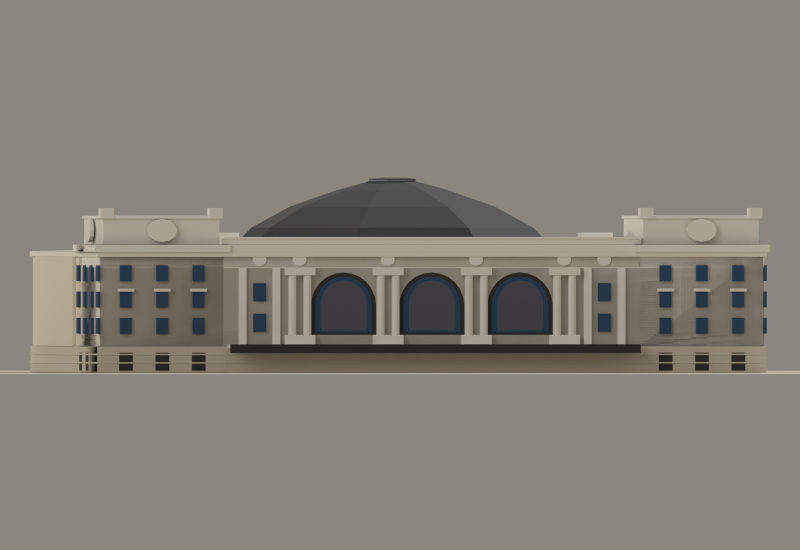
#> input picture artifacts/bill-graham-civic-auditorium/bill-graham-civic-auditorium-north.png, 1600 x 1100 px (shown at 1/2 size); its folder holds 5 pictures in this run
$ python make_contact_sheet.py
#> lines starting #> are read from the running program, lines starting #| are printed output that depends on the picture
"""Compose the review renders into bill-graham-civic-auditorium-contact-sheet.png."""

from pathlib import Path

from PIL import Image, ImageDraw, ImageFont

HERE = Path(__file__).resolve().parent
BG = (237, 227, 209)
INK = (58, 52, 44)


def _font(size=34):
#> called with size = 34
    for p in ("/usr/share/fonts/truetype/dejavu/DejaVuSans-Bold.ttf",
              "/System/Library/Fonts/Supplemental/Arial Bold.ttf",
              "/System/Library/Fonts/Helvetica.ttc"):
        try:
            return ImageFont.truetype(p, size)
        except OSError:
            continue
    return ImageFont.load_default()


FONT = _font()
VIEWS = ["north", "east", "south", "west", "top", "aerial", "night", "night-front"]
LABELS = {
    "north": "NORTH (Grove St arcade front)",
    "east": "EAST (Polk St pavilion)",
    "south": "SOUTH (rear)",
    "west": "WEST (Larkin St pavilion)",
    "top": "TOP (the octagonal dome)",
    "aerial": "AERIAL (app camera)",
    "night": "NIGHT (glow set)",
    "night-front": "NIGHT (arcade + marquee)",
}
COLS = 2
PAD = 40
LABEL_H = 56
CELL_W = 760


def load(view):
#> called with view = 'north'
    img = Image.open(HERE / f"bill-graham-civic-auditorium-{view}.png").convert("RGB")
    h = round(img.height * CELL_W / img.width)
#> h = 522
    return img.resize((CELL_W, h), Image.LANCZOS)
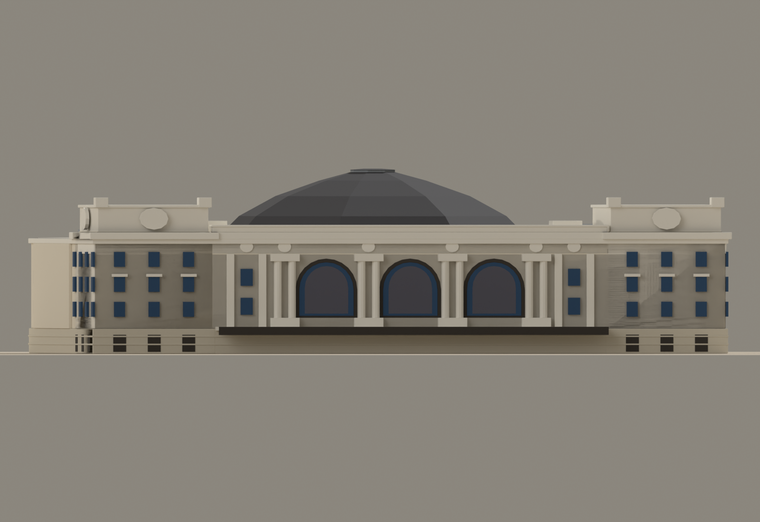
#> returned value: PIL image 760x522 RGB; mean R, G, B 132.5, 127.7, 118.6


def main():
    tiles = [load(v) for v in VIEWS]
    rows = [tiles[i : i + COLS] for i in range(0, len(tiles), COLS)]
    row_h = [LABEL_H + max(t.height for t in r) for r in rows]
    width = PAD + COLS * (CELL_W + PAD)
    height = PAD + sum(h + PAD for h in row_h)
    sheet = Image.new("RGB", (width, height), BG)
    draw = ImageDraw.Draw(sheet)

    y = PAD
    for ri, row in enumerate(rows):
        for ci, tile in enumerate(row):
            cx = PAD + ci * (CELL_W + PAD) + CELL_W // 2
            label = LABELS[VIEWS[ri * COLS + ci]]
            draw.text((cx, y + LABEL_H // 2), label, font=FONT, fill=INK, anchor="mm")
            sheet.paste(tile, (cx - tile.width // 2, y + LABEL_H))
        y += row_h[ri] + PAD

    out = HERE / "bill-graham-civic-auditorium-contact-sheet.png"
    sheet.save(out)
    print(f"[contact-sheet] {out}")


if __name__ == "__main__":
#> (the run stopped early here; a loop or call above may not have finished)
